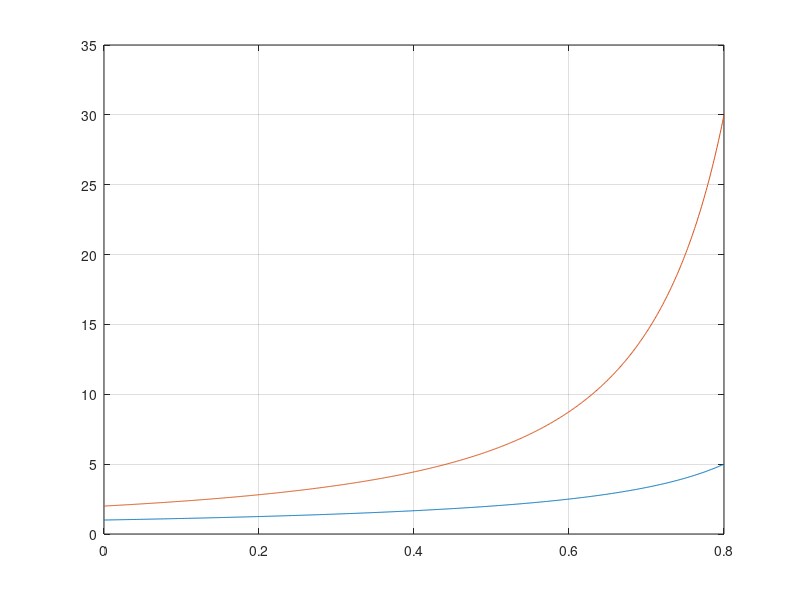

Write MATLAB code to recreate this figure.
clear all
clc

P0=700;
V0 =800;  
VIN=80;                 %//input voltage
I0=P0./V0;
D=0:0.001:0.8;
% Vo = VIN.*(1./(1-D).^2);
gain= (1./(1-D).^2); %v0/Vin
iL1=I0./(1-D).^2;
iL2=I0./(1-D);
is2main= iL2./I0;
plot(D,is2main)
hold on

is2other = (iL1+iL2)./I0;
plot(D,is2other)
grid on
hold on
